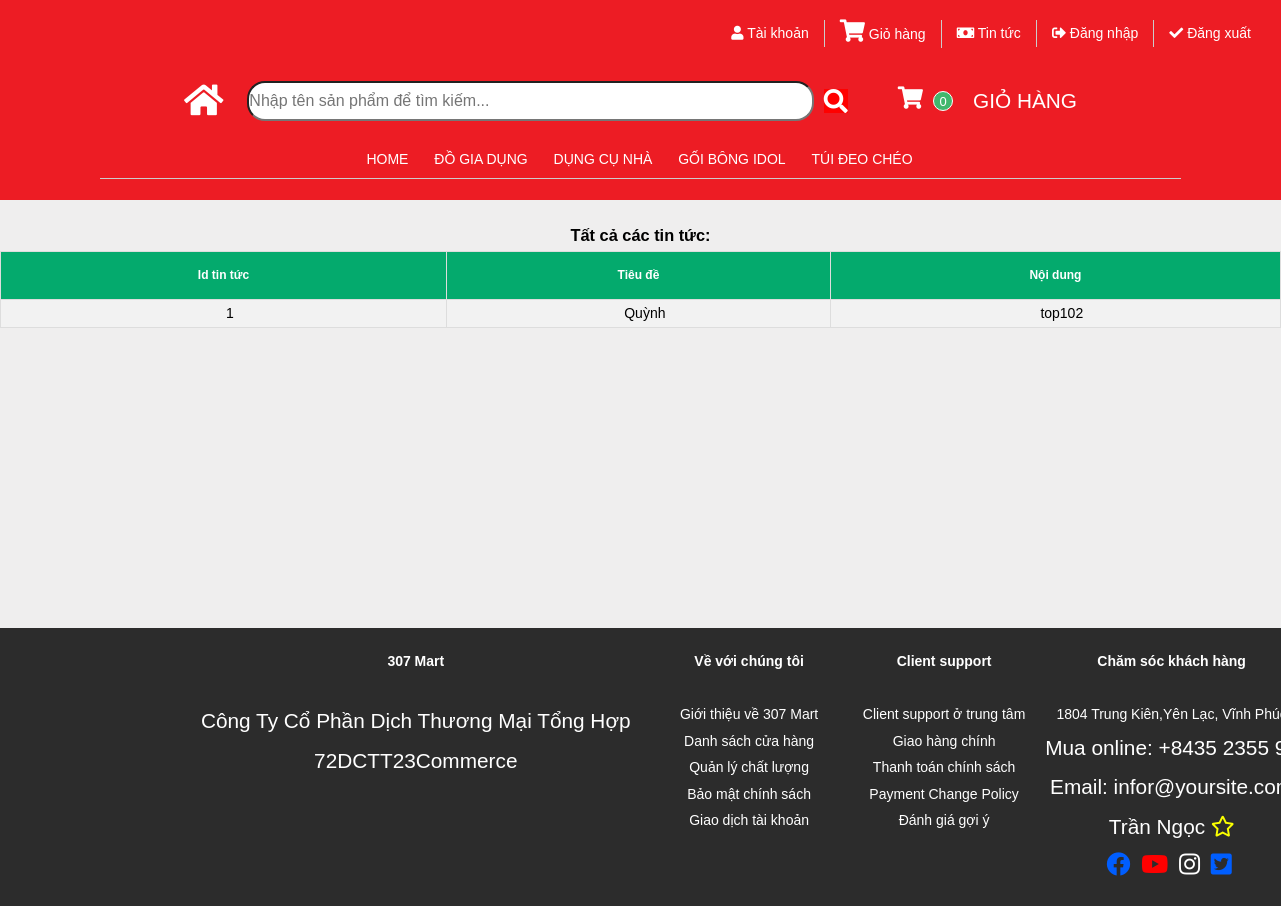
Page /news.php on the committed database.
### tables this page shows
CREATE TABLE `tbl_loai_sp` (
  `id_loaisp` int(11) NOT NULL,
  `tenloaisp` varchar(255) NOT NULL
);

CREATE TABLE `tbltintuc` (
  `id_tintuc` int(11) NOT NULL,
  `tieude` varchar(255) NOT NULL,
  `noidung` varchar(255) NOT NULL
);

### session.php (called while the page is built, shortened)
<?php
class Session{
 public static function get($key){
    if (isset($_SESSION[$key])) {
     return $_SESSION[$key];
    } else {
     return false;
    }
 }
}
?>

### news.php (the view, shortened to what this page needs)
<?php
include "header.php";
include './Config/connect.php';
?>
<head>
    <link rel="stylesheet" href="https://pro.fontawesome.com/releases/v5.10.0/css/all.css">
    <link rel="stylesheet" href="./css/main.css">
    <link rel="stylesheet" href="./css/main-index.css">
</head>
<body>
<main class="app-content">
    <div class="row">
        <div class="col-md-12">
            <div class="tile">
                <div class="tile-body">
                    <div class="row element-button">
                        <h3>Tất cả các tin tức:</h3>
                    </div>
                    <div>
                        <table id="customers">
                            <tr>
                                <th>Id tin tức</th>
                                <th>Tiêu đề</th>
                                <th>Nội dung</th>
                            </tr>
                            <?php
                            $sql = "SELECT * FROM tbltintuc";
                            $result = mysqli_query($conn, $sql);
                            if (mysqli_num_rows($result) > 0) {
                                while ($row = mysqli_fetch_assoc($result)) {
                            ?>
                                    <tr>
                                        <td><?php echo $row['id_tintuc'] ?></td>
                                        <td><?php echo $row['tieude'] ?></td>
                                        <td><?php echo $row['noidung'] ?></td>
                                    </tr>
                            <?php
                                }
                            }
                            ?>
                        </table>
                    </div>
                </div>
            </div>
        </div>
    </div>
</main>
</body>
</body>
<div class="footer">
    <?php
    include 'footer.php';
    ?>
</div>
</html>

### header.php (shortened to what this page needs)
<?php
include './Config/connect.php';
include 'session.php';
?>
<!DOCTYPE html>
<html lang="en">
<head>
    <link rel="stylesheet" href="https://pro.fontawesome.com/releases/v5.10.0/css/all.css">
    <link rel="stylesheet" href="./css/header2.css">
</head>
<body>
    <div id="header">
        <div class="header-list1">
            <ul>
                <li>
                    <a href="#">
                        <i class="fas fa-user"></i>
                        Tài khoản
                    </a>
                </li>
                <li>
                    <a href="cart.php">
                        <i class="fas fa-shopping-cart"></i>
                        Giỏ hàng
                    </a>
                </li>
                <li>
                    <a href="news.php">
                        <i class="fas fa-money-bill"></i>
                        Tin tức
                </li>
                <?php
                $logincheck = Session::get('registerlogin');
                if ($logincheck) {
                    $a = Session::get('registername');
                    echo "<li>
                    <a href=''>
                        <i></i>.$a.
                    </a>
                </li>";
                } else {
                    echo "<li>
                        <a href='login.php'>
                            <i class='fas fa-sign-out-alt'></i>
                            Đăng nhập
                        </a>
                        </li>";
                }
                ?>
                <li>
                    <a href="login.php">
                        <i class="fas fa-check"></i>
                        Đăng xuất
                    </a>
                </li>
            </ul>
        </div>
        <div class="header-list2">
            <div class="header-list2-icon">
                <a class="icon1" href="./index.php"><i class="fas fa-home"></i></a>
            </div>
            <div class="header-list2-search">
                <form class="header-list2-search" action="./SanPhamSearch.php" method="post">
                    <input class="search" name="txt-search" type="text" placeholder="Nhập tên sản phẩm để tìm kiếm...">
                    <button class="btn-search" name="btn-search">
                        <a href="./index.php"><i class="fas fa-search"></i></a>
                    </button>
                </form>
            </div>
            <div class="header-list2-cart">
                <a href="cart.php"><i class="fas fa-shopping-cart"></i></a>
                <p class="info-cart">
                    <?php
                    $count = 0;
                    echo $count;
                    ?>
                </p>
                <p class="name">GIỎ HÀNG</p>
            </div>
        </div>
        <div class="header-list3">
            <ul class="nav">
                <li class="loai-danhmuc"><a href="./index.php">Home</a></li>
                <?php
                $sql = "SELECT * FROM tbl_loai_sp";
                $result = mysqli_query($conn, $sql);
                if (mysqli_num_rows($result) > 0) {
                    while ($row = mysqli_fetch_assoc($result)) {
                ?>
                        <li class="loai-danhmuc">
                            <a href="./SanPhamLoai.php?id_loaisp=<?php echo ($row['id_loaisp']) ?>"><?php echo ($row["tenloaisp"]) ?></a>
                        </li>
                <?php
                    }
                }
                ?>
            </ul>
        </div>
    </div>
</body>
</html>

### css/header2.css (style rules this page uses)
* { padding: 0; margin: 0; box-sizing: border-box; }
html { font-size: 16px; font-family: Arial, Helvetica, sans-serif; color: #fff; }
ul { list-style: none; }
body { width: 1160px; height: 200px; text-align: center; display: inline-block; }
#header { height: 200px; background-color: rgb(237, 28, 36); position: fixed; top: 0; left: 0; right: 0; z-index: 1; }
.header-list1 { width: 100%; margin-top: 20px; margin-right: 60px; display: inline-block; }
.header-list1 ul { float: right; }
.header-list1 li { float: left; margin-right: 15px; border-right: #ccc solid 1px; padding-right: 15px; }
.header-list1 li:last-child { border: none; }
.header-list1 a { color: #fff; font-size: 14px; font-weight: 600px; text-decoration: none; }
.header-list2 { display: flex; height: 50px; align-items: center; margin: 0px 180px; margin-top: 20px; }
.header-list2 .icon1 { color: #fff; }
.header-list2 .header-list2-icon { color: #fff !important; font-size: 35px; flex-grow: 1; cursor: pointer; margin-right: 20px; }
.header-list2-search { display: flex; flex-grow: 6; width: 60%; align-items: center; }
.header-list2-search .search { font-size: 16px; width: 100%; height: 40px; border-radius: 18px; margin-right: 10px; }
.header-list2-search .btn-search { background-color: red; color: #fff; border: none; }
.header-list2-search .fa-search { font-size: 24px; cursor: pointer; }
.header-list2-cart { display: flex; flex-grow: 3; margin-left: 50px; align-items: center; }
.header-list2-cart .fa-shopping-cart { font-size: 23px; margin-right: 10px; cursor: pointer; }
.header-list2-cart .info-cart { width: 20px; height: 20px; line-height: 20px !important; background-color: #42b76d; font-size: 13px; border: #fff solid 1px; border-radius: 50%; margin-right: 20px; text-align: center; color: #fff; }
.header-list3 { display: block; margin: 0px 100px; border-bottom: #ccc 0.4px solid; margin-top: 20px; }
.header-list3 .nav { display: inline-block; margin-bottom: 5px; }
.header-list3 .nav .loai-danhmuc { display: inline-block; position: relative; padding: 0 10px; }
.nav .loai-danhmuc a { color: #fff; font-weight: 500; text-transform: uppercase; font-size: 14px; padding-bottom: 5px; margin-right: 2px; font-weight: 500; text-decoration: none; }

### css/main.css (style rules this page uses)
p { font-size: 1.3rem; }
input { font-size: 1.4rem; }
i.fas.fa-shopping-cart { font-size: 1.4rem; }
#customers { font-family: Arial, Helvetica, sans-serif; border-collapse: collapse; width: 100%; }
#customers td { padding-left: 1% !important; border: 1px solid #ddd; }
#customers th { border: 1px solid #ddd; padding: 8px; }
#customers tr:nth-child(even) { background-color: #f2f2f2; }
#customers th { padding-top: 12px; padding-bottom: 12px; background-color: #04AA6D; color: white; font-size: 12px; }

### css/main-index.css (style rules this page uses)
body { width: 1160px; margin: 0; background-color: #efeeee; }
.footer { all: unset; margin: 0px; width: 1140px; position: relative; top: 300px; }

### news.php (style rules this page uses)
.app-content { margin-top: 220px; color: black; }

### footer.php (style rules this page uses)
* { margin: 0; padding: 0; }
a { color: #fff; text-decoration: none; transition: 0.3s color; }
ul { list-style: none; }
body { color: #fff; font-family: Helvetica, sans-serif; font-size: 14px; line-height: 1.9; width: 100%; }

### rows in the picture
tbl_loai_sp: tenloaisp "ĐỒ GIA DỤNG"
tbl_loai_sp: tenloaisp "DỤNG CỤ NHÀ"
tbl_loai_sp: tenloaisp "GỐI BÔNG IDOL"
tbl_loai_sp: tenloaisp "TÚI ĐEO CHÉO"
tbltintuc: id_tintuc "1", tieude "Quỳnh", noidung "top102"

### other values in the picture
$count "0"
